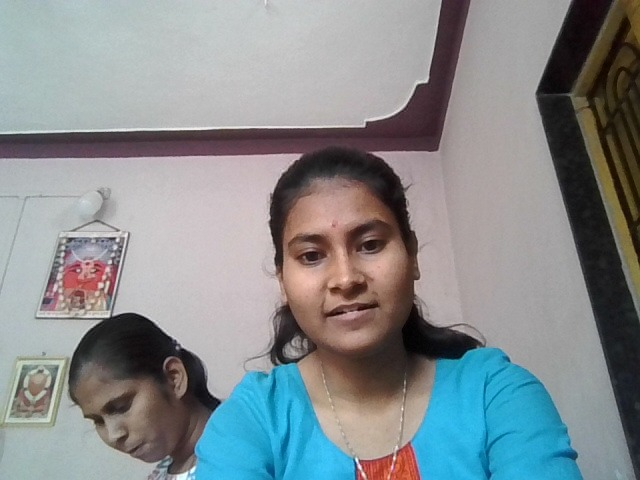
#> input picture Milestone-1/Voice_Email_Assistant_M1_FACE_LOGIN_WORKING/Voice_Email_Assistant_M1    milestone 1/dataset/vedantilavekar@gmail.com.jpg, 640 x 480 px; its folder holds only this picture in this run
$ python train_face.py
#> lines starting #> are read from the running program, lines starting #| are printed output that depends on the picture
import cv2
import os
import json
import numpy as np

DATASET = "dataset"
MODEL_FILE = "trainer.yml"
LABELS_FILE = "labels.json"

recognizer = cv2.face.LBPHFaceRecognizer_create()
face_cascade = cv2.CascadeClassifier(
    cv2.data.haarcascades + "haarcascade_frontalface_default.xml"
)

faces = []
labels = {}
label_id = 0

for file in os.listdir(DATASET):
    if not file.lower().endswith(".jpg"):
        continue

    email = file.replace(".jpg", "")
    img_path = os.path.join(DATASET, file)

    img = cv2.imread(img_path, cv2.IMREAD_GRAYSCALE)
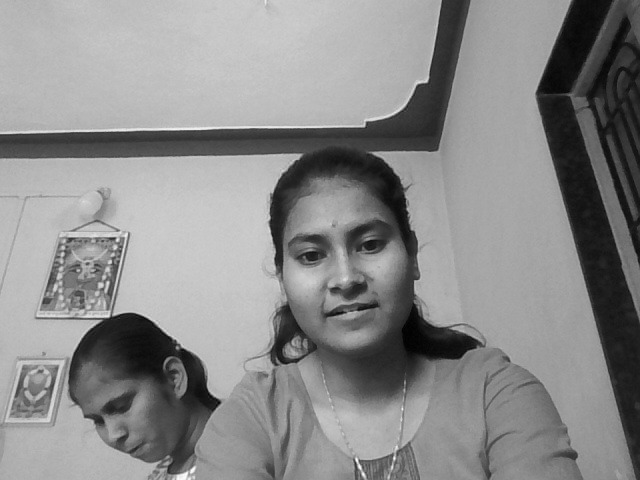
#> img: shape (480, 640); min 0, max 254, mean 138.8
    if img is None:
        continue

    detected_faces = face_cascade.detectMultiScale(img, 1.3, 5)
#> detected_faces = [[258, 181, 166, 166]]

    for (x, y, w, h) in detected_faces:
        face = img[y:y+h, x:x+w]
        face = cv2.resize(face, (200, 200))

        faces.append(face)
        labels[len(faces) - 1] = email
#> this loop made 1 pass
#> pass 1, `face = img[y:y+h, x:x+w]`:
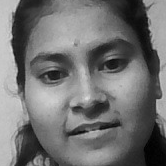
#> face: shape (166, 166); min 0, max 221, mean 113.3
#> after the loop, faces = 1 item; labels = {0: 'vedantilavekar@gmail.com'}

if len(faces) == 0:
    print("❌ No faces found in dataset")
    exit()

recognizer.train(faces, np.array(list(range(len(faces)))))
recognizer.save(MODEL_FILE)

with open(LABELS_FILE, "w") as f:
    json.dump(labels, f)

print("✅ Training completed successfully")
print("📁 trainer.yml created")
print("📁 labels.json created")
